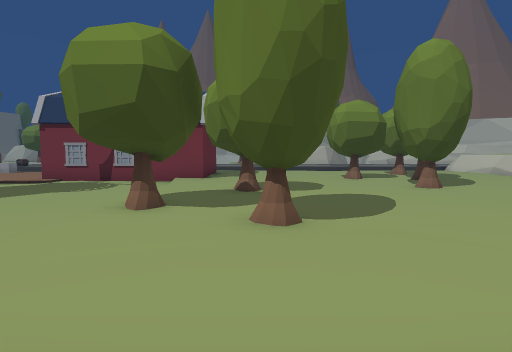
view 1 (above)

24 first-person views from a walk through a 3-D level made in the Unity game engine. The camera is 1.3 m above the floor, tilts 4° down and sees 80° across. The floor is counted in squares, 2 m on a side. Each view is taken from the middle of a square. On the plan, view 1 faces up. The plan holds only what a view shows up to about 10 squares ahead; the rest is blank. The place goes on beyond the plan. The player character is not drawn. Some surface patterns are stand-ins.

view 2
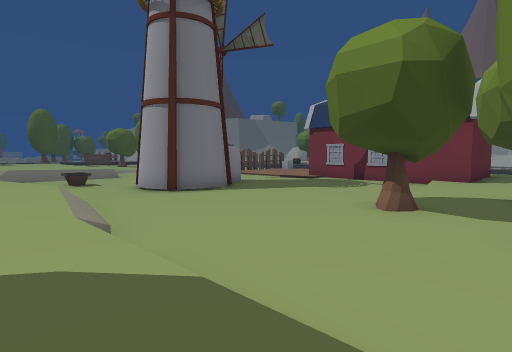

view 3
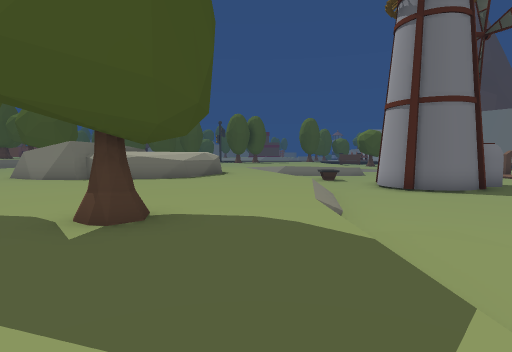

view 4
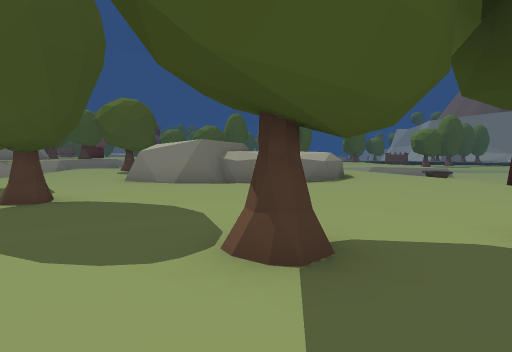

view 5
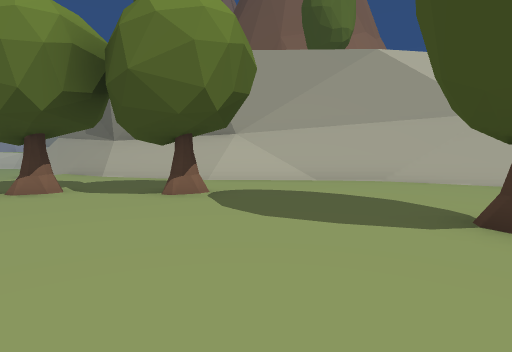

view 6
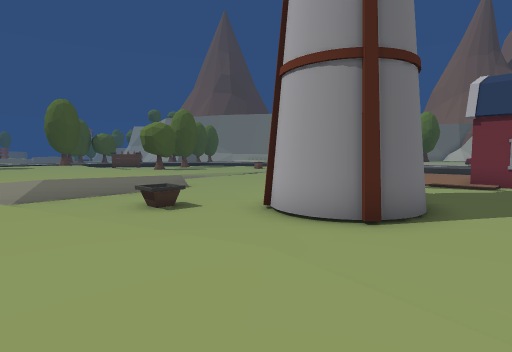

view 7
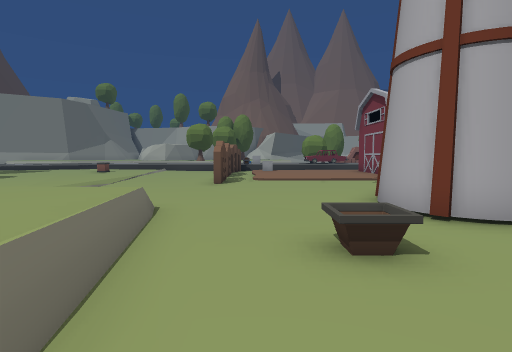

view 8
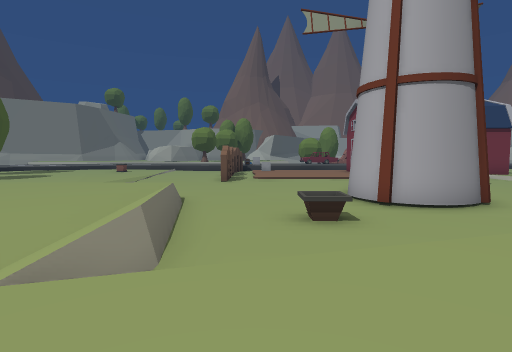

view 9
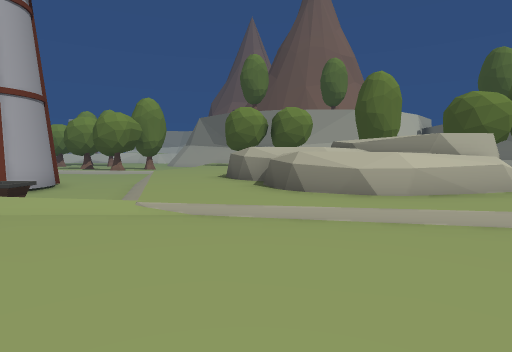

view 10
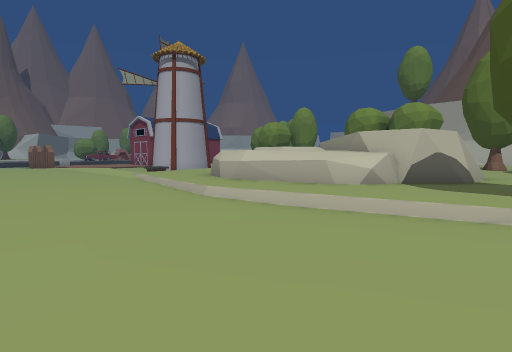

view 11
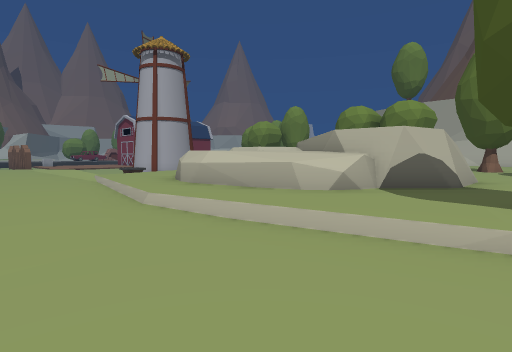

view 12
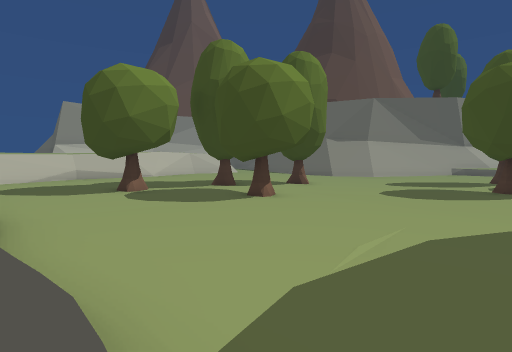

view 13
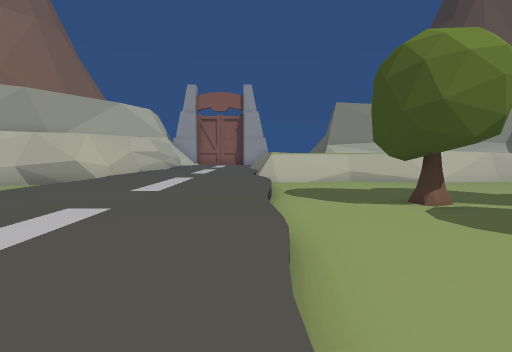

view 14
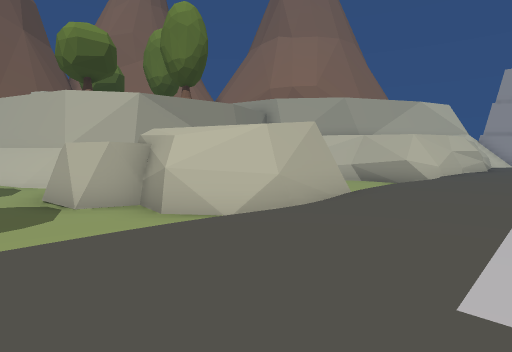

view 15
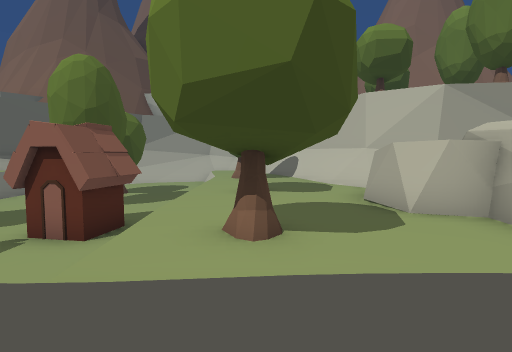

view 16
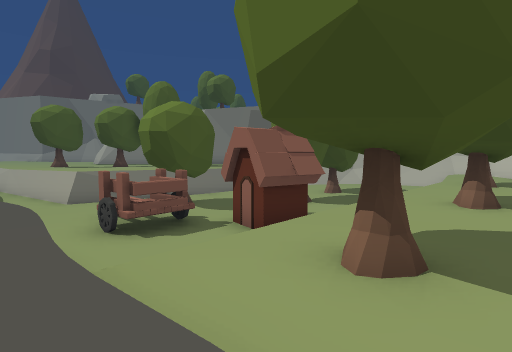

view 17
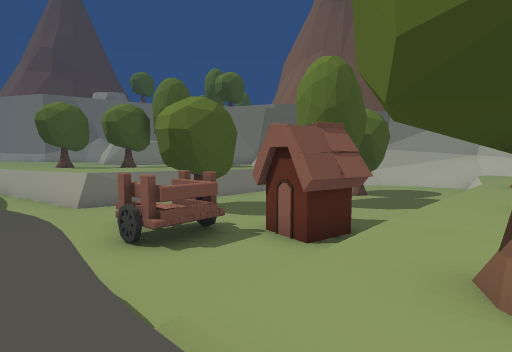

view 18
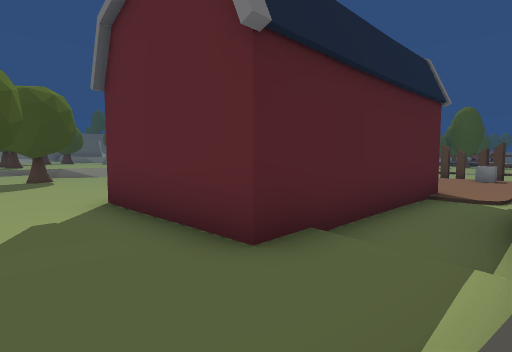

view 19
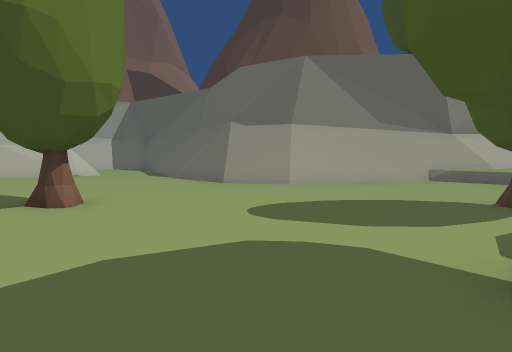

view 20
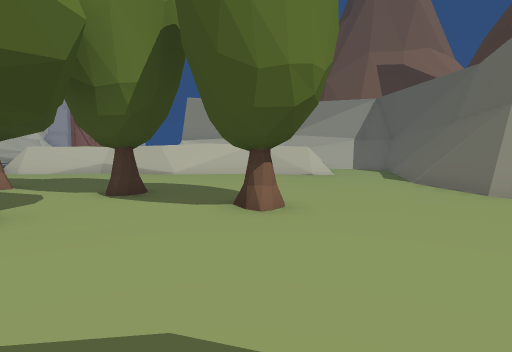

view 21
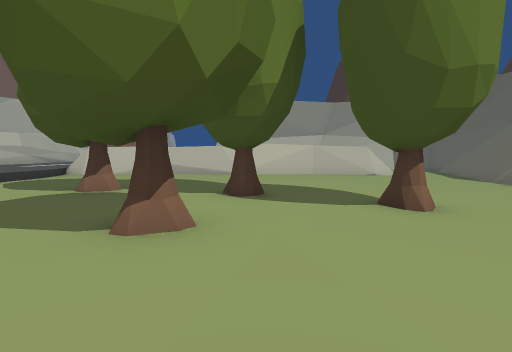

view 22
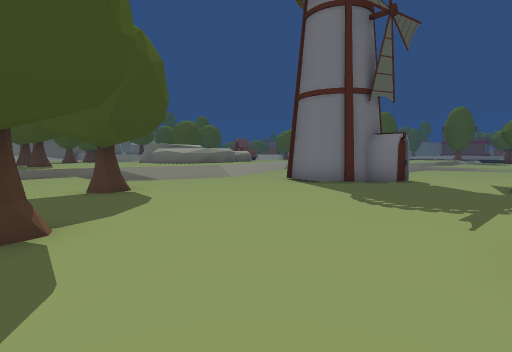

view 23
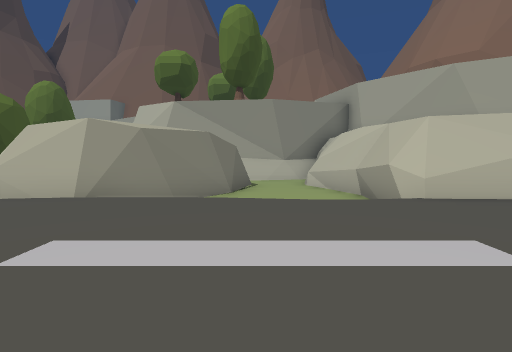

view 24
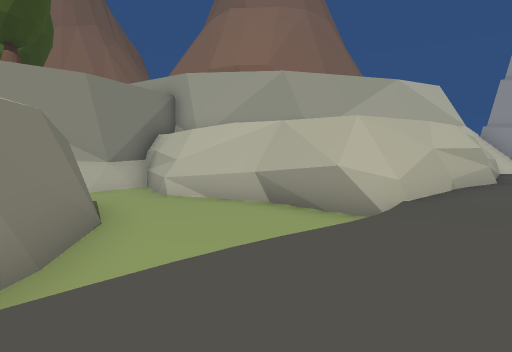

### Floor plan
Key: @ floor where view 1 was taken; # wall or solid block; . main floor; : floor 0.25 m higher than the main floor; - floor 0.25 m lower than the main floor; + floor 0.5 m higher than the main floor; _ floor 0.5 m lower than the main floor; * floor 0.75 m higher than the main floor; < floor 1 m lower than the main floor; ( floor 1.25 m lower than the main floor; / step, stairs or slope; = window, fence, low wall or low ledge; ^ raised ledge; v drop or lower ground; O other object.
Columns run from 18 left of view 1 to 11 right of it. Each row starts with its distance up from view 1.
 33                v..
 32               <v.. #
 31             O<< OO ##
 30             <<< .../#       ##
 29             O(<v....##    ####
 28           (((((v.O..#     --#
 27           (((((v.O.-#     --#
 26         # O((OO=...-#    #--#
 25        *v  (OOO=....##   #..##
 24       **v<OOOO(v.O...#  ##...#
 23      ####<<OOO(v.O...####....#
 22             <((=...../##/....#
 21             ++++++++++++++++++
 20                  +++++++++++++
 19                   ++++++++++++
 18                     ++++++++++
 17             +++///++//+//+++/=
 16       //.../----.............=
 15       O...OOOOOOO............=
 14                 O.......OO...#
 13           O     O............=
 12           O     O.....O......=
 11     O    ..- --O........O....=
 10 /---O-----------.............=
  9 /---------------.......O.....#
  8   --------------..O..---.....#
  7   ------###-----.....----....=
  6   =_----###-----....------....
  5 +++=_---###-----O..-----###/..
  4 +++/----_-------..O----####=//
  3  +++--O---__----...---##  ###/
  2 +++:=-----///---.....##     ##
  1 ++::=--///+++///::::=##
  0  :::///+++++++++++@+##
 -1  :::++++++++++++O+++#
 -2 ::::++^^^^^+++++O++##
 -3  :::+^ ^ ^^++++++++##
 -4 ::://^ ^^^^+++++O++#
 -5 :::/+^^#  #++++++++#
 -6 :::/+^^#  #+++++++##
 -7 :::/++#####:+OO+++##
 -8 ::::+++/+::::+++++#
 -9 ::::+O+ ::::O   ++#

Positions as (right, up) in squares from view 1, and headings:
1: (0, 0), facing up
2: (0, 0), facing up-left
3: (1, 0), facing left
4: (0, -4), facing left
5: (-7, -5), facing right
6: (-6, 0), facing up-left
7: (-13, 0), facing up
8: (-13, -2), facing up
9: (-18, -2), facing right
10: (-18, -9), facing up-right
11: (-17, -9), facing up-right
12: (-1, 17), facing down-right
13: (1, 17), facing right
14: (0, 19), facing up-right
15: (-1, 20), facing up
16: (0, 21), facing up-left
17: (-1, 21), facing up-left
18: (0, 17), facing down-left
19: (0, 10), facing down-right
20: (1, 9), facing right
21: (1, 11), facing right
22: (0, 11), facing down-left
23: (8, 17), facing up
24: (6, 20), facing up-right
